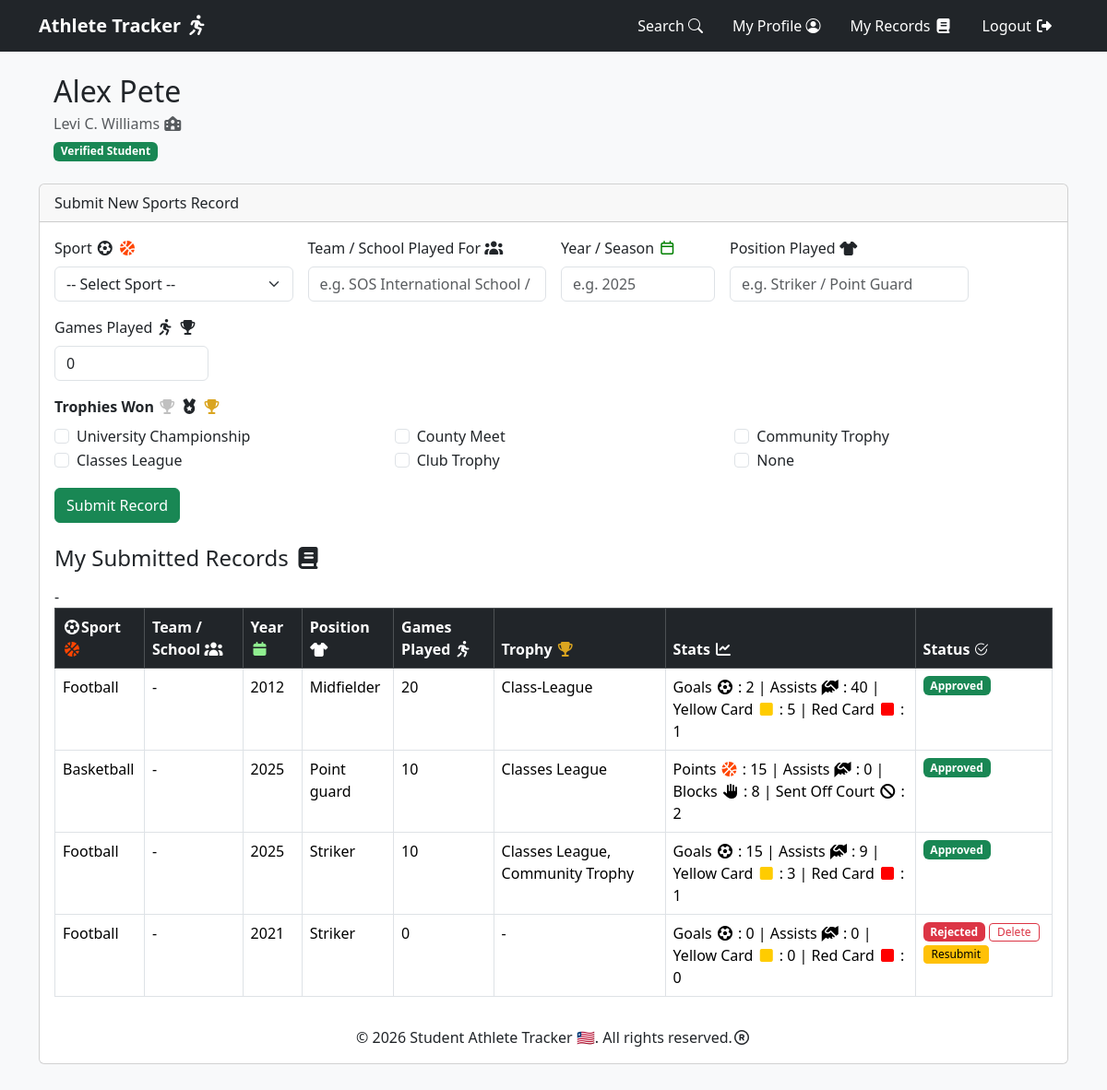
Page /student (signed in) on the committed database.
### models.py (models this page shows, shortened)
class User(UserMixin, db.Model):
    id = db.Column(db.Integer, primary_key=True)
    full_name = db.Column(db.String(150), nullable=False)
    school = db.Column(db.String(150), nullable=False)
    password_hash = db.Column(db.String(256), nullable=False)
    role = db.Column(db.String(20), default='student')  # student or admin
    id_document = db.Column(db.String(255), nullable=True)      # from registration
    profile_picture = db.Column(db.String(255), nullable=True)  # optional update
    is_verified = db.Column(db.Boolean, default=False)
    created_at = db.Column(db.DateTime, default=datetime.utcnow)
    __table_args__ = (db.UniqueConstraint('full_name', 'school', name='unique_student_school'),)

class SportRecord(db.Model):
    id = db.Column(db.Integer, primary_key=True)
    user_id = db.Column(db.Integer, db.ForeignKey('user.id'), nullable=False)
    sport = db.Column(db.String(30), nullable=False)
    year = db.Column(db.Integer, nullable=False)
    position = db.Column(db.String(50))
    games_played = db.Column(db.Integer, default=0)
    trophy = db.Column(db.String(100), nullable=True)
    team = db.Column(db.String(100), nullable=True)
    school = db.Column(db.String(150), nullable=True)
    goals = db.Column(db.Integer, default=0)
    assists = db.Column(db.Integer, default=0)
    yellow_cards = db.Column(db.Integer, default=0)
    red_cards = db.Column(db.Integer, default=0)
    points = db.Column(db.Integer, default=0)
    blocks = db.Column(db.Integer, default=0)
    sent_off = db.Column(db.Integer, default=0)
    status = db.Column(db.String(20), default='pending')  # pending / approved / rejected
    created_at = db.Column(db.DateTime, default=datetime.utcnow)
    user = db.relationship('User', backref='records')

### app.py (the view)
@app.route('/student')
@login_required
def student_dashboard():
    if current_user.role != 'student':
        return redirect(url_for('admin_dashboard'))
    records = SportRecord.query.filter_by(user_id=current_user.id).all()
    current_year = datetime.now().year
    return render_template('student_dashboard.html',
                           records=records,
                           current_year=current_year)

### app.py (called while the page is built)
@login_manager.user_loader
def load_user(user_id):
    return User.query.get(int(user_id))

### templates/student_dashboard.html (shortened to what this page needs)
{% extends "base.html" %}
{% block content %}
<div class="d-flex align-items-center mb-4">
  <div>
    <h2 class="mb-1">{{ current_user.full_name }}</h2>
    <p class="text-muted mb-1">{{ current_user.school }} <i class="fa-solid fa-school"></i></p>
    {% if current_user.is_verified %}
      <span class="badge bg-success">Verified Student</span>
    {% else %}
      <span class="badge bg-warning text-dark">ID Pending Verification</span>
    {% endif %}
  </div>
</div>
{% if current_user.is_verified %}
  <div class="card mb-4">
    <div class="card-header">Submit New Sports Record</div>
    <div class="card-body">
      <form method="POST" action="{{ url_for('submit_record') }}">
  <div class="row g-3">
    <div class="col-md-3">
      <label class="form-label">Sport <i class="fa-solid fa-futbol"></i> <i class="fa-solid fa-basketball" style="color: orangered;"></i></label>
      <select name="sport" id="sportSelect" class="form-select" required>
        <option value="">-- Select Sport --</option>
      </select>
    </div>
<div class="col-md-3">
  <label class="form-label">Team / School Played For <i class="fa-solid fa-users"></i></label>
  <input type="text" name="team" class="form-control"
         placeholder="e.g. SOS International School / LPRC Oilers" required>
</div>
    <div class="col-md-2">
      <label class="form-label">Year / Season <i class="fa-regular fa-calendar" style="color: green;"></i></label>
      <input type="number" name="year" class="form-control" placeholder="e.g. 2025" required>
    </div>
    <div class="col-md-3">
      <label class="form-label">Position Played <i class="fa-solid fa-shirt"></i></label>
      <input type="text" name="position" class="form-control" placeholder="e.g. Striker / Point Guard" required>
    </div>
    <div class="col-md-2">
      <label class="form-label">Games Played <i class="fa-solid fa-person-running"></i> <i class="fa-solid fa-trophy"></i></label>
      <input type="number" name="games_played" class="form-control" min="0" value="0">
    </div>
<div class="col-12 mt-3">
  <label class="form-label fw-bold">
    Trophies Won
    <i class="fa-solid fa-trophy" style="color: silver;"></i>
    <i class="fa-solid fa-medal"></i>
    <i class="fa-solid fa-trophy" style="color: goldenrod;"></i>
  </label>
  <div class="row">
    <div class="col-md-4">
      <div class="form-check">
        <input class="form-check-input" type="checkbox" name="trophy" value="University Championship" id="trophy1">
        <label class="form-check-label" for="trophy1">University Championship</label>
      </div>
      <div class="form-check">
        <input class="form-check-input" type="checkbox" name="trophy" value="Classes League" id="trophy2">
        <label class="form-check-label" for="trophy2">Classes League</label>
      </div>
    </div>
    <div class="col-md-4">
      <div class="form-check">
        <input class="form-check-input" type="checkbox" name="trophy" value="County Meet" id="trophy3">
        <label class="form-check-label" for="trophy3">County Meet</label>
      </div>
      <div class="form-check">
        <input class="form-check-input" type="checkbox" name="trophy" value="Club Trophy" id="trophy4">
        <label class="form-check-label" for="trophy4">Club Trophy</label>
      </div>
    </div>
    <div class="col-md-4">
      <div class="form-check">
        <input class="form-check-input" type="checkbox" name="trophy" value="Community Trophy" id="trophy5">
        <label class="form-check-label" for="trophy5">Community Trophy</label>
      </div>
      <div class="form-check">
        <input class="form-check-input" type="checkbox" name="trophy" value="None" id="trophy6">
        <label class="form-check-label" for="trophy6">None</label>
      </div>
    </div>
  </div>
</div>
  </div>
  <div class="mt-3">
    <button type="submit" class="btn btn-success">Submit Record</button>
  </div>
</form>
{% else %}
  <div class="alert alert-warning">
    Your Student ID is still pending verification. You cannot submit records yet.
  </div>
{% endif %}
<h4 class="mt-4 mb-3">My Submitted Records <i class="fa-solid fa-book"></i></h4>
<div class="table-responsive d-none d-md-block">
  <table class="table table-bordered table-hover">
    <thead class="table-dark">
      <tr>
       <th><i class="fa-solid fa-futbol"></i>Sport<i class="fa-solid fa-basketball" style="color: orangered;"></i></th>
        -<th>Team / School <i class="fa-solid fa-users"></i></th>
        <th>Year <i class="fa-solid fa-calendar" style="color: lightgreen;"></i></th>
        <th>Position <i class="fa-solid fa-shirt"></i></th>
        <th>Games Played <i class="fa-solid fa-person-running"></i></th>
        <th>Trophy <i class="fa-solid fa-trophy" style="color: goldenrod;"></i></th>
        <th>Stats <i class="fa-solid fa-chart-line"></i></th>
        <th>Status <i class="bi bi-check2-circle"></i></th>
      </tr>
    </thead>
    <tbody>
      {% for r in records %}
      <tr>
        <td>{{ r.sport }}</td>
        <td>{{ r.team or '-' }}</td>
        <td>{{ r.year }}</td>
        <td>{{ r.position or '-' }}</td>
        <td>{{ r.games_played }}</td>
        <td>{{ r.trophy or '-' }}</td>
       <td>
          {% if r.sport == 'Football' %}
            Goals <i class="fa-solid fa-futbol"></i> : {{ r.goals }} | Assists <i class="fa-solid fa-handshake-angle"></i> : {{ r.assists }} | Yellow Card <i class="fa-solid fa-square" style="color: #FFCC00;"></i> : {{ r.yellow_cards }} | Red Card <i class="fa-solid fa-square" style="color: #FF0000;"></i> : {{ r.red_cards }}
          {% else %}
          Points <i class="fa-solid fa-basketball" style="color: orangered;"></i> : {{ r.points }} | Assists <i class="fa-solid fa-handshake-angle"></i> : {{ r.assists }} | Blocks <i class="fa-solid fa-hand"></i> : {{ r.blocks }} | Sent Off Court <i class="fa-solid fa-ban"></i> : {{ r.sent_off }}
          {% endif %}
        </td>
<td>
  <div class="d-flex align-items-center gap-1 flex-wrap">
    {% if r.status == 'approved' %}
      <span class="badge bg-success">Approved</span>
    {% elif r.status == 'rejected' %}
      <span class="badge bg-danger">Rejected</span>
    {% else %}
      <span class="badge bg-warning text-dark">Pending</span>
    {% endif %}
    {% if r.status == 'rejected' %}
      <a href="{{ url_for('delete_record', record_id=r.id) }}"
         class="btn btn-outline-danger btn-sm py-0 px-2"
         style="font-size: 0.75rem;"
         onclick="return confirm('Delete this rejected record?')">
        Delete
      </a>
      <a href="{{ url_for('resubmit_record', record_id=r.id) }}"
         class="btn btn-warning btn-sm py-0 px-2"
         style="font-size: 0.75rem;"
         onclick="return confirm('Resubmit this record?')">
        Resubmit
      </a>
    {% endif %}
  </div>
</td>
      </tr>
      {% else %}
      <tr>
        <td colspan="7" class="text-center">No records submitted yet.</td>
      </tr>
      {% endfor %}
    </tbody>
  </table>
</div>
{% endblock %}

### templates/base.html (shortened to what this page needs)
<!DOCTYPE html>
<html lang="en">
<head>
  <link href="https://cdn.jsdelivr.net/npm/bootstrap@5.3.3/dist/css/bootstrap.min.css" rel="stylesheet">
  <link href="https://cdn.jsdelivr.net/npm/bootstrap-icons@1.11.3/font/bootstrap-icons.min.css" rel="stylesheet">
  <link rel="stylesheet" href="https://cdnjs.cloudflare.com/ajax/libs/font-awesome/7.3.0/css/all.min.css">
<link rel="stylesheet" href="https://ka-f.webawesome.com/webawesome@3.12.0/styles/themes/default.css">
</head>
<body class="bg-light">
  <nav class="navbar navbar-expand-lg navbar-dark bg-dark">
    <div class="container">
      <a class="navbar-brand fw-bold" href="{{ url_for('index') }}">Athlete Tracker <i class="fa-solid fa-person-running"></i></a>
      <div class="collapse navbar-collapse" id="mainNavbar">
        <ul class="navbar-nav ms-auto mb-2 mb-lg-0">
          <li class="nav-item">
  <a class="nav-link" href="{{ url_for('search') }}"style="color: white;">Search <i class="bi bi-search"></i></a>
</li>
<li class="nav-item">
  <a class="nav-link" href="{{ url_for('profile') }}"style="color: white;">My Profile <i class="bi bi-person-circle"></i></a>
</li>
          {% if current_user.is_authenticated %}
            {% if current_user.role == 'admin' %}
              <li class="nav-item">
                <a class="nav-link" href="{{ url_for('admin_dashboard') }}"style="color: white;">Admin <i class="fa-solid fa-user-shield"></i></a>
              </li>
            {% else %}
              <li class="nav-item">
                <a class="nav-link" href="{{ url_for('student_dashboard') }}"style="color: white;">My Records <i class="fa-solid fa-book"></i></a>
              </li>
            {% endif %}
            <li class="nav-item">
              <a class="nav-link" href="{{ url_for('logout') }}"style="color: white;">Logout <i class="fa-solid fa-right-from-bracket"></i></a>
            </li>
          {% endif %}
        </ul>
      </div>
    </div>
  </nav>
  <div class="container py-4">
    {% block content %}{% endblock %}
  </div>
  <center><p>&copy; 2026 Student Athlete Tracker 🇱🇷. All rights reserved.<i class="fa-regular fa-registered"></i></p></center>
</body>
</html>

### templates/base.html (style rules this page uses)
.navbar-nav .nav-link { color: white !important; transition: all 0.25s ease; border-radius: 6px; padding: 8px 14px !important; margin: 0 2px; }

### rows in the picture
User: full_name "Alex Pete", school "Levi C. Williams"
SportRecord: sport "Football", team "-", year "2012", position "Midfielder", games_played "20", trophy "Class-League", goals "2", assists "40", yellow_cards "5", red_cards "1", status "Approved"
SportRecord: sport "Basketball", team "-", year "2025", position "Point guard", games_played "10", trophy "Classes League", points "15", assists "0", blocks "8", sent_off "2", status "Approved"
SportRecord: sport "Football", team "-", year "2025", position "Striker", games_played "10", trophy "Classes League, Community Trophy", goals "15", assists "9", yellow_cards "3", red_cards "1", status "Approved"
SportRecord: sport "Football", team "-", year "2021", position "Striker", games_played "0", trophy "-", goals "0", assists "0", yellow_cards "0", red_cards "0", status "Rejected"
